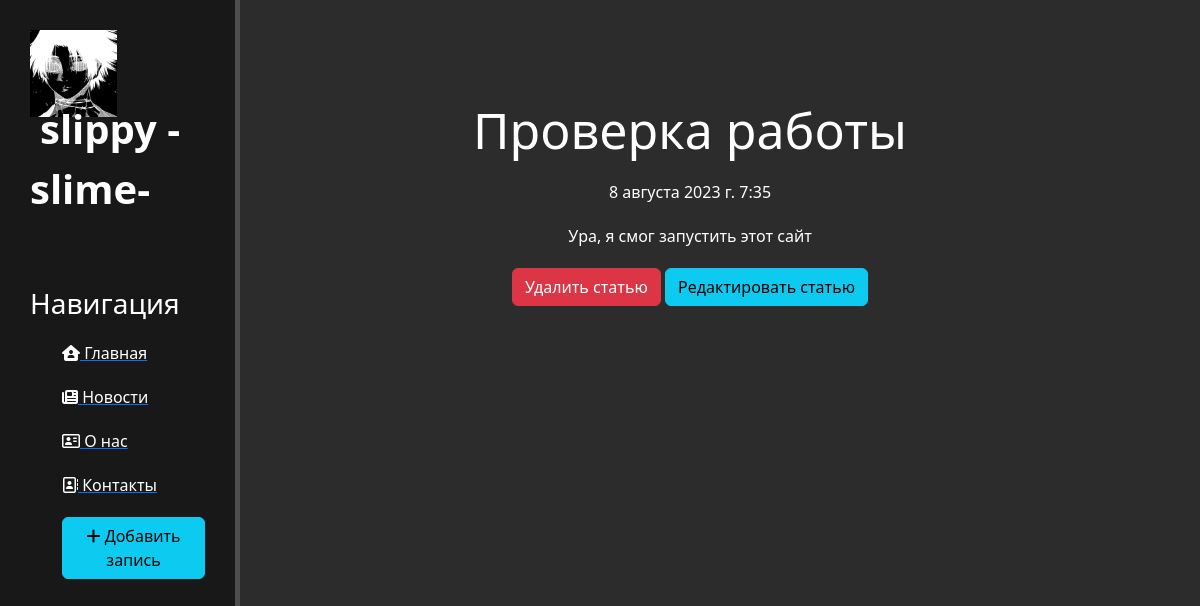
Screenshot of /news/1 with the database file from the repository.
### news/models.py (models this page shows, shortened)
class Articles(models.Model):
    title = models.CharField('Название', max_length=50)
    anons = models.CharField('Анонс', max_length=250)
    full_text = models.TextField('Статья')
    date = models.DateTimeField('Дата публикации')
    class Meta:
        verbose_name = 'Новость'
        verbose_name_plural = 'Новости'

### news/views.py (the view)
# urls.py: path('<int:pk>', views.NewsDetailView.as_view(), name='news-detail'),
class NewsDetailView(DetailView):
    model = Articles
    template_name = 'news/details_view.html'
    context_object_name = 'article'

### news/templates/news/details_view.html (shortened to what this page needs)
{% extends 'main/layout.html' %}
{% block content %}
    <div class="features">
        <h1>{{ article.title }}</h1>
        <p>{{ article.date }}</p>
        <p>{{ article.full_text }}</p>
        <a href="{% url 'news-delete' article.id %}" class="btn btn-danger">Удалить статью</a>
        <a href="{% url 'news-update' article.id %}" class="btn btn-info">Редактировать статью</a>
    </div>
{% endblock %}

### main/static/main/css/main.css (style rules this page uses)
body { background: #2c2c2c; }
main .features { float: left; color: #fff; margin-top: 100px; text-align: center; width: 75%; }
main .features h1 { font-size: 50px; }
main .features p { max-width: 400px; margin: 20px auto }

### rows the page displays
Articles: title "Проверка работы", date "8 августа 2023 г. 7:35", full_text "Ура, я смог запустить этот сайт"
